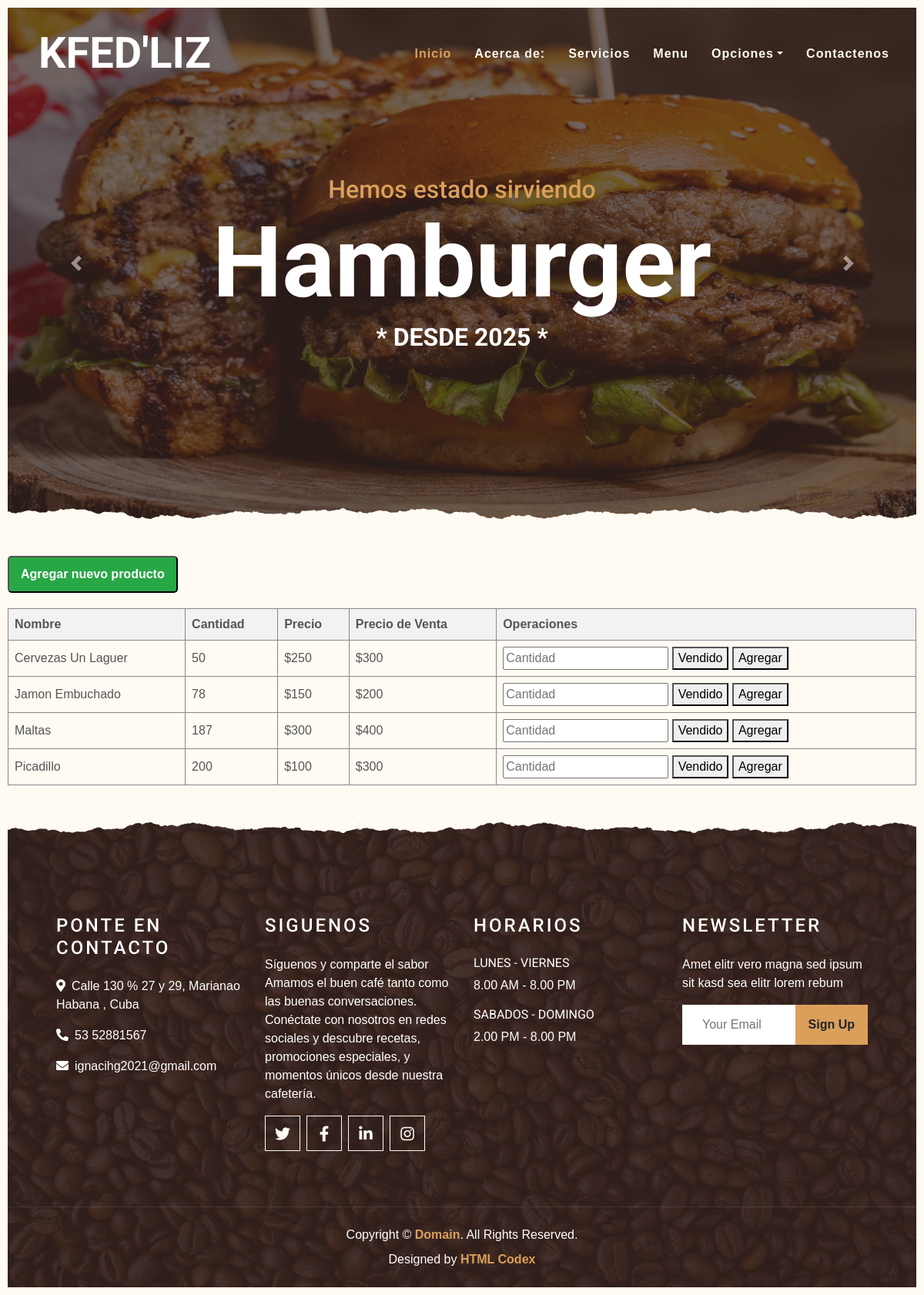
The app's page /Inventario, older data.
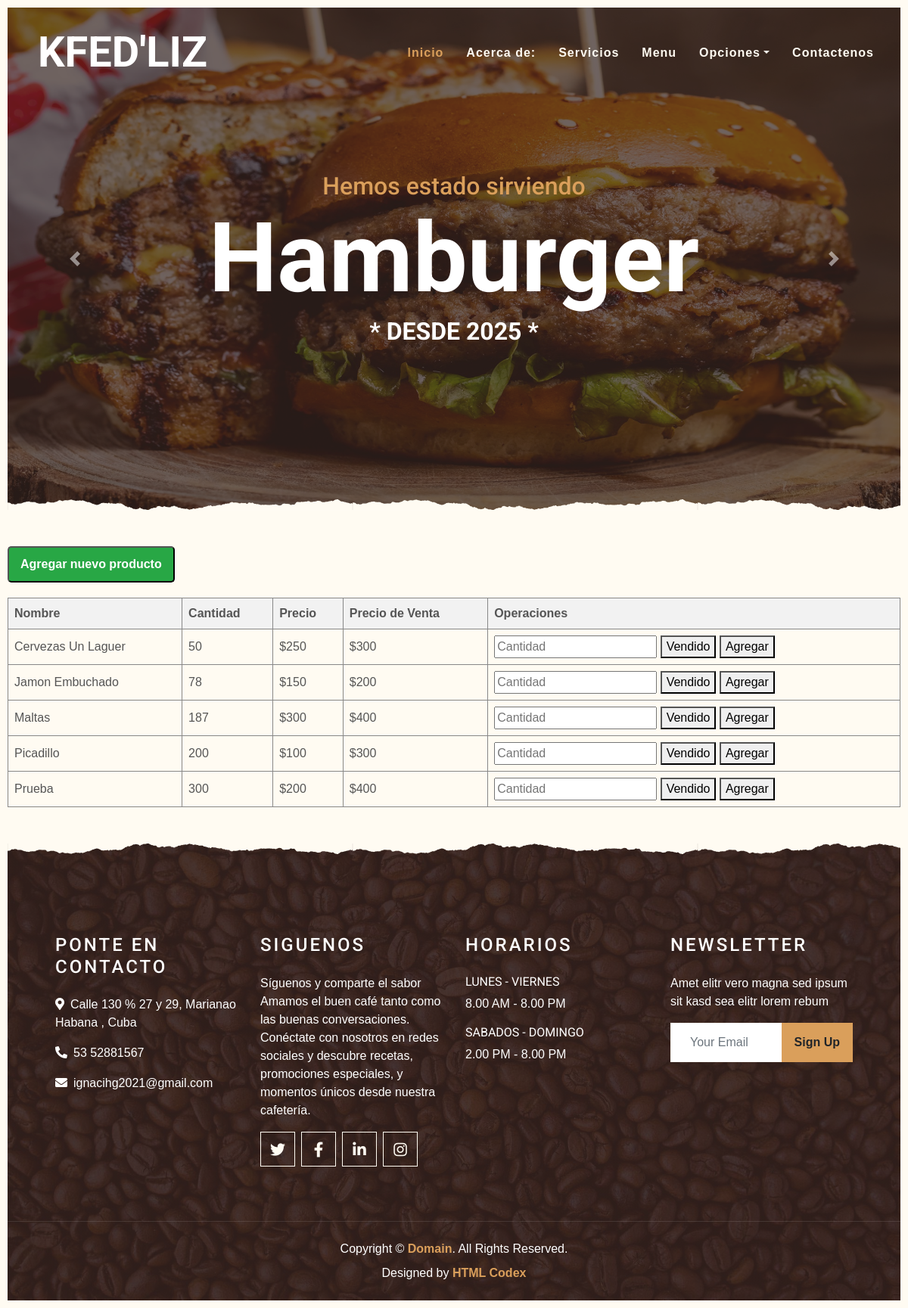
The same page, newer data.
### tables this page shows
CREATE TABLE "productos" (
	"Nombre"	TEXT NOT NULL UNIQUE,
	"id"	INTEGER NOT NULL UNIQUE,
	"Cantidad"	NUMERIC NOT NULL,
	"Unidad"	TEXT,
	"Precio"	NUMERIC NOT NULL,
	"figura"	TEXT DEFAULT 'SinFig.png',
	"Tipo"	TEXT,
	"Descripcion"	TEXT,
	"PrecioV"	NUMERIC NOT NULL,
	PRIMARY KEY("id")
);

### api/__init__.py (the view)
    @app.route('/Inventario')
    def inventario():
        db = get_db()
        productos = db.execute('SELECT * FROM productos').fetchall()
        return render_template('Inventario.html', productos=productos)

### api/db.py (called while the page is built)
def get_db():
    if 'db' not in g:
        g.db = sqlite3.connect(
            current_app.config['DATABASE'],
            detect_types=sqlite3.PARSE_DECLTYPES
        )
        g.db.row_factory = sqlite3.Row
    return g.db

### templates/Inventario.html (shortened to what this page needs)
{% extends 'index.html' %}
{% block contenido%}
<head>
</head>
<div style="margin-bottom: 20px;">
	 <button onclick="abrirModal()" class="btn-agregar">Agregar nuevo producto</button>
</div>
<table id="tablaProductos">
    <thead>
        <tr>
            <th>Nombre</th>
            <th>Cantidad</th>
            <th>Precio</th>
            <th>Precio de Venta</th>
            <th>Operaciones</th>
        </tr>
    </thead>
    <tbody>
        {% for producto in productos %}
        <tr>
            <td>{{ producto['nombre'] }}</td>
            <td>{{ producto['cantidad'] }}</td>
            <td>${{ producto['precio'] }}</td>
            <td>${{ producto['precioV'] }}</td>
            <td>
                <form action="/vender/{{ producto['id'] }}" method="post" style="display:inline;">
                    <input type="number" name="cantidad_vendida" min="1"  placeholder="Cantidad" required>
                    <button type="submit">Vendido</button>
                    <button type="submit" formaction="/Incremento/{{ producto['id'] }}" name="accion" value="agregar" onclick="desactivarValidacion()">Agregar</button>
                </form>
            </td>
        </tr>
        {% endfor %}
    </tbody>
</table>
{% endblock %}

Row changes from the older to the newer data that the page shows:
added productos: nombre "Prueba", cantidad "300", precio "200", precioV "400"
